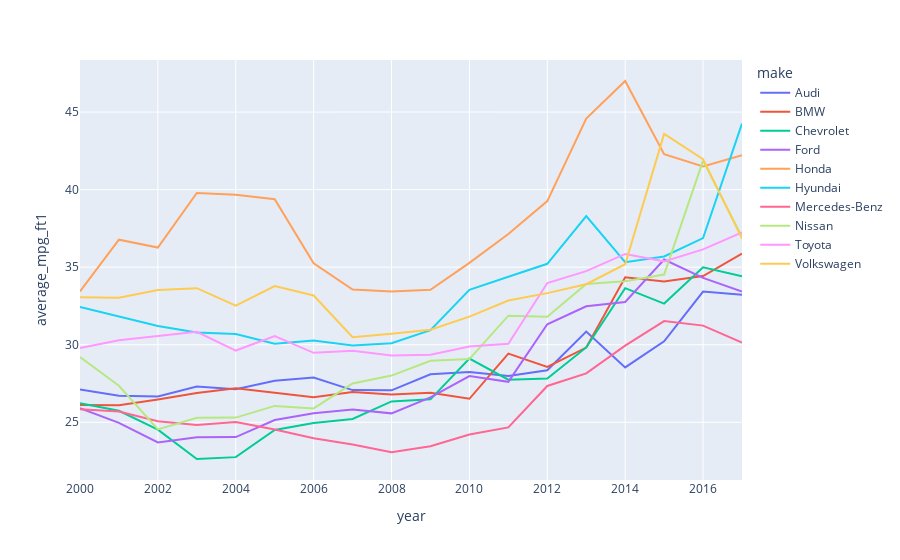

The cell this chart's notebook holds for it:
### Code cell
fig = px.line(data_frame=mpg_ft1, 
              x="year", y="average_mpg_ft1", 
                 color="make", 
                 hover_name="make", 
                 )
fig

### Figure 1 — Plotly figure (JSON) as saved in the notebook; plotly's stock layout.template omitted (floating-point values rounded to 4 significant figures)
{"data": [{"hovertemplate": "<b>%{hovertext}</b><br><br>make=Audi<br>year=%{x}<br>average_mpg_ft1=%{y}<extra></extra>", "hovertext": ["Audi", "Audi", "Audi", "Audi", "Audi", "Audi", "Audi", "Audi", "Audi", "Audi", "Audi", "Audi", "Audi", "Audi", "Audi", "Audi", "Audi", "Audi"], "legendgroup": "Audi", "line": {"color": "#636efa", "dash": "solid"}, "marker": {"symbol": "circle"}, "mode": "lines", "name": "Audi", "orientation": "v", "showlegend": true, "type": "scatter", "x": [2000, 2001, 2002, 2003, 2004, 2005, 2006, 2007, 2008, 2009, 2010, 2011, 2012, 2013, 2014, 2015, 2016, 2017], "xaxis": "x", "y": [27.11, 26.71, 26.66, 27.3, 27.13, 27.68, 27.89, 27.07, 27.06, 28.09, 28.23, 27.98, 28.36, 30.85, 28.54, 30.22, 33.43, 33.22], "yaxis": "y"}, {"hovertemplate": "<b>%{hovertext}</b><br><br>make=BMW<br>year=%{x}<br>average_mpg_ft1=%{y}<extra></extra>", "hovertext": ["BMW", "BMW", "BMW", "BMW", "BMW", "BMW", "BMW", "BMW", "BMW", "BMW", "BMW", "BMW", "BMW", "BMW", "BMW", "BMW", "BMW", "BMW"], "legendgroup": "BMW", "line": {"color": "#EF553B", "dash": "solid"}, "marker": {"symbol": "circle"}, "mode": "lines", "name": "BMW", "orientation": "v", "showlegend": true, "type": "scatter", "x": [2000, 2001, 2002, 2003, 2004, 2005, 2006, 2007, 2008, 2009, 2010, 2011, 2012, 2013, 2014, 2015, 2016, 2017], "xaxis": "x", "y": [26.11, 26.1, 26.47, 26.88, 27.19, 26.89, 26.61, 26.95, 26.79, 26.9, 26.51, 29.43, 28.57, 29.82, 34.35, 34.07, 34.42, 35.87], "yaxis": "y"}, {"hovertemplate": "<b>%{hovertext}</b><br><br>make=Chevrolet<br>year=%{x}<br>average_mpg_ft1=%{y}<extra></extra>", "hovertext": ["Chevrolet", "Chevrolet", "Chevrolet", "Chevrolet", "Chevrolet", "Chevrolet", "Chevrolet", "Chevrolet", "Chevrolet", "Chevrolet", "Chevrolet", "Chevrolet", "Chevrolet", "Chevrolet", "Chevrolet", "Chevrolet", "Chevrolet", "Chevrolet"], "legendgroup": "Chevrolet", "line": {"color": "#00cc96", "dash": "solid"}, "marker": {"symbol": "circle"}, "mode": "lines", "name": "Chevrolet", "orientation": "v", "showlegend": true, "type": "scatter", "x": [2000, 2001, 2002, 2003, 2004, 2005, 2006, 2007, 2008, 2009, 2010, 2011, 2012, 2013, 2014, 2015, 2016, 2017], "xaxis": "x", "y": [26.23, 25.74, 24.53, 22.63, 22.75, 24.5, 24.95, 25.22, 26.35, 26.48, 29.11, 27.75, 27.81, 29.83, 33.65, 32.65, 35.0, 34.41], "yaxis": "y"}, {"hovertemplate": "<b>%{hovertext}</b><br><br>make=Ford<br>year=%{x}<br>average_mpg_ft1=%{y}<extra></extra>", "hovertext": ["Ford", "Ford", "Ford", "Ford", "Ford", "Ford", "Ford", "Ford", "Ford", "Ford", "Ford", "Ford", "Ford", "Ford", "Ford", "Ford", "Ford", "Ford"], "legendgroup": "Ford", "line": {"color": "#ab63fa", "dash": "solid"}, "marker": {"symbol": "circle"}, "mode": "lines", "name": "Ford", "orientation": "v", "showlegend": true, "type": "scatter", "x": [2000, 2001, 2002, 2003, 2004, 2005, 2006, 2007, 2008, 2009, 2010, 2011, 2012, 2013, 2014, 2015, 2016, 2017], "xaxis": "x", "y": [25.91, 24.97, 23.7, 24.04, 24.05, 25.14, 25.58, 25.82, 25.58, 26.61, 27.98, 27.61, 31.32, 32.48, 32.76, 35.49, 34.31, 33.43], "yaxis": "y"}, {"hovertemplate": "<b>%{hovertext}</b><br><br>make=Honda<br>year=%{x}<br>average_mpg_ft1=%{y}<extra></extra>", "hovertext": ["Honda", "Honda", "Honda", "Honda", "Honda", "Honda", "Honda", "Honda", "Honda", "Honda", "Honda", "Honda", "Honda", "Honda", "Honda", "Honda", "Honda", "Honda"], "legendgroup": "Honda", "line": {"color": "#FFA15A", "dash": "solid"}, "marker": {"symbol": "circle"}, "mode": "lines", "name": "Honda", "orientation": "v", "showlegend": true, "type": "scatter", "x": [2000, 2001, 2002, 2003, 2004, 2005, 2006, 2007, 2008, 2009, 2010, 2011, 2012, 2013, 2014, 2015, 2016, 2017], "xaxis": "x", "y": [33.44, 36.77, 36.26, 39.79, 39.66, 39.37, 35.25, 33.55, 33.43, 33.54, 35.28, 37.14, 39.26, 44.58, 47.0, 42.28, 41.49, 42.21], "yaxis": "y"}, {"hovertemplate": "<b>%{hovertext}</b><br><br>make=Hyundai<br>year=%{x}<br>average_mpg_ft1=%{y}<extra></extra>", "hovertext": ["Hyundai", "Hyundai", "Hyundai", "Hyundai", "Hyundai", "Hyundai", "Hyundai", "Hyundai", "Hyundai", "Hyundai", "Hyundai", "Hyundai", "Hyundai", "Hyundai", "Hyundai", "Hyundai", "Hyundai", "Hyundai"], "legendgroup": "Hyundai", "line": {"color": "#19d3f3", "dash": "solid"}, "marker": {"symbol": "circle"}, "mode": "lines", "name": "Hyundai", "orientation": "v", "showlegend": true, "type": "scatter", "x": [2000, 2001, 2002, 2003, 2004, 2005, 2006, 2007, 2008, 2009, 2010, 2011, 2012, 2013, 2014, 2015, 2016, 2017], "xaxis": "x", "y": [32.44, 31.81, 31.21, 30.78, 30.69, 30.07, 30.27, 29.95, 30.1, 30.93, 33.54, 34.38, 35.22, 38.29, 35.32, 35.69, 36.87, 44.25], "yaxis": "y"}, {"hovertemplate": "<b>%{hovertext}</b><br><br>make=Mercedes-Benz<br>year=%{x}<br>average_mpg_ft1=%{y}<extra></extra>", "hovertext": ["Mercedes-Benz", "Mercedes-Benz", "Mercedes-Benz", "Mercedes-Benz", "Mercedes-Benz", "Mercedes-Benz", "Mercedes-Benz", "Mercedes-Benz", "Mercedes-Benz", "Mercedes-Benz", "Mercedes-Benz", "Mercedes-Benz", "Mercedes-Benz", "Mercedes-Benz", "Mercedes-Benz", "Mercedes-Benz", "Mercedes-Benz", "Mercedes-Benz"], "legendgroup": "Mercedes-Benz", "line": {"color": "#FF6692", "dash": "solid"}, "marker": {"symbol": "circle"}, "mode": "lines", "name": "Mercedes-Benz", "orientation": "v", "showlegend": true, "type": "scatter", "x": [2000, 2001, 2002, 2003, 2004, 2005, 2006, 2007, 2008, 2009, 2010, 2011, 2012, 2013, 2014, 2015, 2016, 2017], "xaxis": "x", "y": [25.84, 25.69, 25.07, 24.83, 25.02, 24.54, 23.97, 23.57, 23.07, 23.46, 24.21, 24.67, 27.34, 28.16, 29.94, 31.52, 31.23, 30.14], "yaxis": "y"}, {"hovertemplate": "<b>%{hovertext}</b><br><br>make=Nissan<br>year=%{x}<br>average_mpg_ft1=%{y}<extra></extra>", "hovertext": ["Nissan", "Nissan", "Nissan", "Nissan", "Nissan", "Nissan", "Nissan", "Nissan", "Nissan", "Nissan", "Nissan", "Nissan", "Nissan", "Nissan", "Nissan", "Nissan", "Nissan", "Nissan"], "legendgroup": "Nissan", "line": {"color": "#B6E880", "dash": "solid"}, "marker": {"symbol": "circle"}, "mode": "lines", "name": "Nissan", "orientation": "v", "showlegend": true, "type": "scatter", "x": [2000, 2001, 2002, 2003, 2004, 2005, 2006, 2007, 2008, 2009, 2010, 2011, 2012, 2013, 2014, 2015, 2016, 2017], "xaxis": "x", "y": [29.2, 27.35, 24.54, 25.29, 25.3, 26.06, 25.9, 27.5, 28.01, 28.97, 29.08, 31.87, 31.8, 33.92, 34.09, 34.52, 41.87, 36.95], "yaxis": "y"}, {"hovertemplate": "<b>%{hovertext}</b><br><br>make=Toyota<br>year=%{x}<br>average_mpg_ft1=%{y}<extra></extra>", "hovertext": ["Toyota", "Toyota", "Toyota", "Toyota", "Toyota", "Toyota", "Toyota", "Toyota", "Toyota", "Toyota", "Toyota", "Toyota", "Toyota", "Toyota", "Toyota", "Toyota", "Toyota", "Toyota"], "legendgroup": "Toyota", "line": {"color": "#FF97FF", "dash": "solid"}, "marker": {"symbol": "circle"}, "mode": "lines", "name": "Toyota", "orientation": "v", "showlegend": true, "type": "scatter", "x": [2000, 2001, 2002, 2003, 2004, 2005, 2006, 2007, 2008, 2009, 2010, 2011, 2012, 2013, 2014, 2015, 2016, 2017], "xaxis": "x", "y": [29.79, 30.29, 30.56, 30.83, 29.62, 30.55, 29.48, 29.61, 29.3, 29.35, 29.89, 30.07, 33.97, 34.74, 35.85, 35.38, 36.15, 37.25], "yaxis": "y"}, {"hovertemplate": "<b>%{hovertext}</b><br><br>make=Volkswagen<br>year=%{x}<br>average_mpg_ft1=%{y}<extra></extra>", "hovertext": ["Volkswagen", "Volkswagen", "Volkswagen", "Volkswagen", "Volkswagen", "Volkswagen", "Volkswagen", "Volkswagen", "Volkswagen", "Volkswagen", "Volkswagen", "Volkswagen", "Volkswagen", "Volkswagen", "Volkswagen", "Volkswagen", "Volkswagen", "Volkswagen"], "legendgroup": "Volkswagen", "line": {"color": "#FECB52", "dash": "solid"}, "marker": {"symbol": "circle"}, "mode": "lines", "name": "Volkswagen", "orientation": "v", "showlegend": true, "type": "scatter", "x": [2000, 2001, 2002, 2003, 2004, 2005, 2006, 2007, 2008, 2009, 2010, 2011, 2012, 2013, 2014, 2015, 2016, 2017], "xaxis": "x", "y": [33.06, 33.03, 33.52, 33.65, 32.52, 33.78, 33.18, 30.49, 30.71, 30.97, 31.81, 32.85, 33.33, 33.9, 35.19, 43.59, 41.96, 36.85], "yaxis": "y"}], "layout": {"legend": {"title": {"text": "make"}, "tracegroupgap": 0}, "margin": {"t": 60}, "xaxis": {"anchor": "y", "domain": [0, 1], "title": {"text": "year"}}, "yaxis": {"anchor": "x", "domain": [0, 1], "title": {"text": "average_mpg_ft1"}}}}
